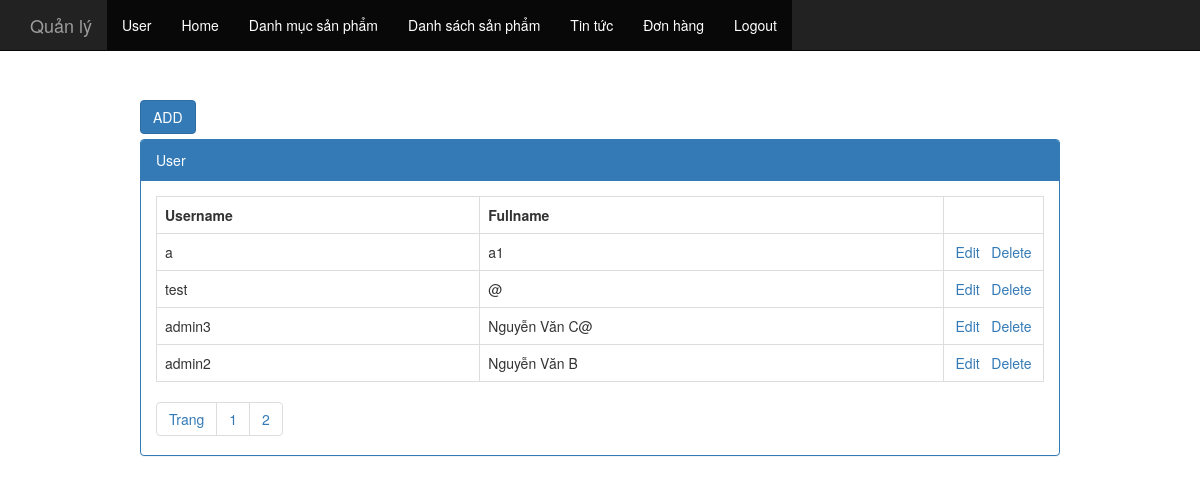
/admin.php?controller=user (signed in), run on the app's committed database.
### tables this page shows
CREATE TABLE `tbl_user` (
  `pk_user_id` int(11) NOT NULL,
  `c_username` varchar(500) NOT NULL,
  `c_password` varchar(500) NOT NULL,
  `c_fullname` varchar(500) NOT NULL
);

### controller/backend/controller_user.php (called while the page is built, shortened)
<?php
  class controller_user extends controller{
    public function __construct(){
      $record_per_page = 4;
      $total_record = $this->model->num_rows("select * from tbl_user");
      $num_page = ceil($total_record/$record_per_page);
      $p = isset($_GET["p"])&&$_GET["p"]>0 ? ($_GET["p"] - 1) : 0;
      $from = $p*$record_per_page;
      $arr = $this->model->fetch("select * from tbl_user order by pk_user_id desc limit $from , $record_per_page");
      include "view/backend/view_user.php";
    }
  }
  new controller_user();
 ?>

### application/controller.php (called while the page is built, shortened)
<?php
	class controller{
		public function __construct(){
			$this->model = new model();
		}
	}
 ?>

### application/model.php (called while the page is built, shortened)
<?php
	$conn = mysqli_connect($hostname , $username , $password , $database);
	mysqli_set_charset($conn , "UTF8");
	class model{
		public function fetch($sql){
			global $conn;
			$result = mysqli_query($conn, $sql);
			$arr = array();
			while ($rows = mysqli_fetch_object($result)) {
					$arr[] = $rows;
			}
			return $arr;
		}
			public function num_rows($sql){
				global $conn;
				$result = mysqli_query($conn,$sql);
				return mysqli_num_rows($result);
			}
	}
 ?>

### view/backend/view_user.php (the view)
<div class="col-md-10  col-md-offset-1">
  <div style="margin-bottom: 5px;"> <a href="admin.php?controller=add_edit_user&act=add" class="btn btn-primary">ADD</a>
  </div>
  <div class="panel panel-primary">
    <div class="panel-heading">User</div>
    <div class="panel-body">
      <table class="table table-hover table-bordered">
        <tr>
          <th>Username</th>
          <th>Fullname</th>
          <th style="width: 100px;"></th>
        </tr>
        <?php
          foreach($arr as $rows) {
         ?>
        <tr>
          <td><?php echo $rows->c_username; ?></td>
          <td><?php echo $rows->c_fullname;?></td>
          <td style="text-align: center;">
              <a href="admin.php?controller=add_edit_user&act=edit&id=<?php echo $rows->pk_user_id; ?>">Edit</a>&nbsp;&nbsp;
              <a onclick="return window.confirm('Are you sure ?');" href="admin.php?controller=user&act=delete&id=<?php echo $rows->pk_user_id; ?>">Delete</a>
          </td>
        </tr>
      <?php } ?>
      </table>
      <ul class="pagination" style="padding: 0px ; margin:0px;">
        <li> <a href="#">Trang</a></li>
        <?php
          for ($i=1; $i <= $num_page ; $i++) {
         ?>
        <li> <a href="admin.php?controller=user&p=<?php echo $i; ?>"><?php echo $i; ?></a></li>
      <?php } ?>
      </ul>
    </div>
  </div>
</div>

### data on the page
tbl_user: c_username "a", c_fullname "a1"
tbl_user: c_username "test", c_fullname "@"
tbl_user: c_username "admin3", c_fullname "Nguyễn Văn C@"
tbl_user: c_username "admin2", c_fullname "Nguyễn Văn B"
